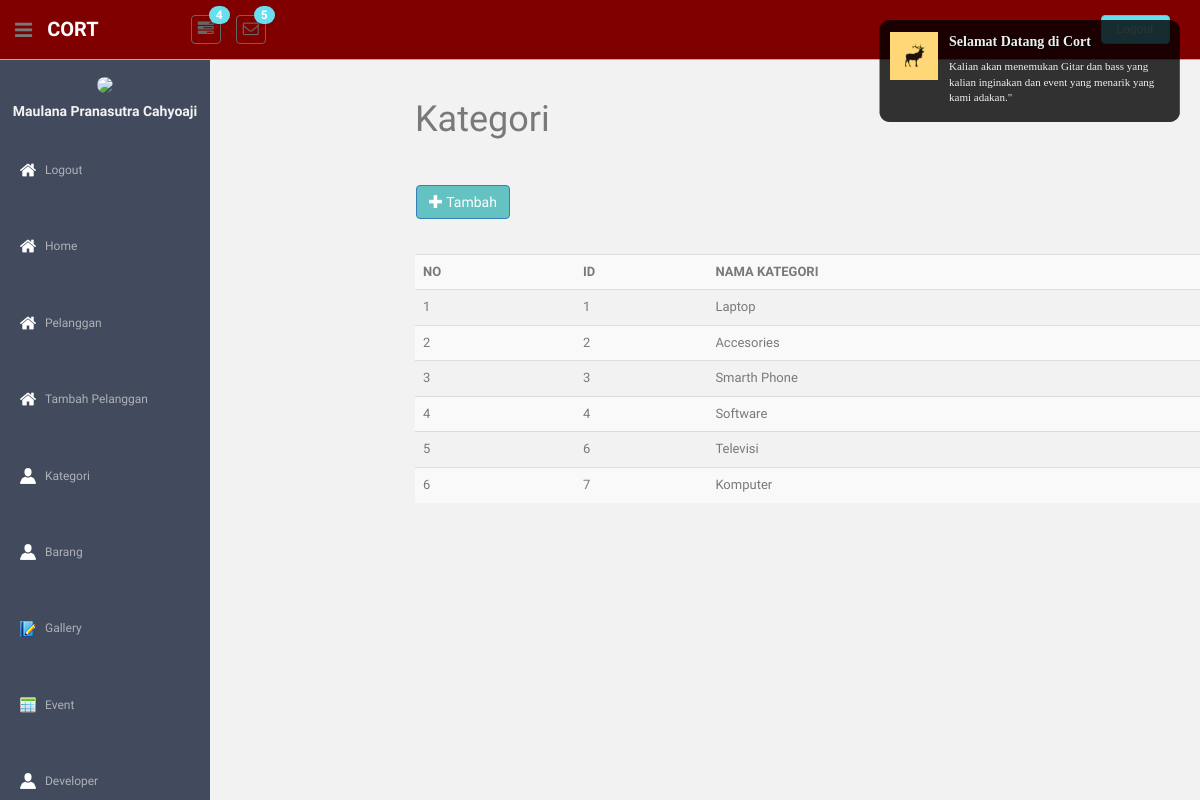
Page /index.php/kategori on the committed database.
### tables this page shows
CREATE TABLE `kategori` (
  `id_kategori` int(11) NOT NULL,
  `nama_kategori` varchar(50) NOT NULL
);

### application/controllers/kategori.php (called while the page is built, shortened)
<?php
  class Kategori extends CI_Controller {
    public function index()
    {
      $data['konten']="v_kategori";
      $this->load->model('kategori_model');
      $data['data_kategori']=$this->kategori_model->get_kategori();
      $this->load->view('template',$data ,FALSE);
    }
}

### index.php (called while the page is built, shortened)
<?php
require_once BASEPATH.'core/CodeIgniter.php';

### application/models/kategori_model.php (called while the page is built, shortened)
<?php
  class Kategori_model extends CI_Model {
    public function get_kategori()
    {
      $data_kategori = $this->db->get('kategori')->result();
      return $data_kategori;
    }
}

### application/views/v_kategori.php (the view, shortened to what this page needs)
<div class="col-xs-12 col-sm-12 col-md-12 col-lg-12">
    <div class="header">
      <div class="row clearfix">
        <div class="col-xs-12 col-sm-6">
          <h1 style="text-align:left;margin-left:400px;margin-top:100px;">Kategori</h1>
        </div>
      </div>
      <div class="body">
        <div class="row" style="width:850px; height:50px;margin-left:400px;margin-top:px;">
          <a style="margin: 35px;margin-left: 1px;background:#64c3c2;" href="#tambah"class="btn btn-primary" data-toggle="modal">
            <span class="glyphicon glyphicon-plus"></span> Tambah</a>
            <table class="table table-hover table-striped">
              <tr>
                <th>NO</th><th>ID</th><th>NAMA KATEGORI</th>
              </tr>
              <?php
              $no=0;
              foreach ($data_kategori as $dt_kat) {
                $no++;
                echo '<tr>
                <td>'.$no.'</td>
                <td>'.$dt_kat->id_kategori.'</td>
                <td>'.$dt_kat->nama_kategori.'</td>
                </tr>';
              }
              ?>
            </table>
            </div>
          </div>
        </div>
      </div>

### application/views/template.php (shortened to what this page needs)
<!DOCTYPE html>
<html lang="en">
  <head>
    <link href="<?=base_url();?>assets/css/bootstrap.css" rel="stylesheet">
    <link href="<?=base_url();?>assets/font-awesome/css/font-awesome.css" rel="stylesheet" />
    <link rel="stylesheet" type="text/css" href="<?=base_url();?>assets/css/zabuto_calendar.css">
    <link rel="stylesheet" type="text/css" href="<?=base_url();?>assets/js/gritter/css/jquery.gritter.css" />
    <link rel="stylesheet" type="text/css" href="<?=base_url();?>assets/lineicons/style.css">
    <link href="<?=base_url();?>assets/css/style.css" rel="stylesheet">
    <link href="<?=base_url();?>assets/css/style-responsive.css" rel="stylesheet">
  </head>
  <body>
  <section id="container" >
      <header class="header black-bg">
              <div class="sidebar-toggle-box">
                  <div class="fa fa-bars tooltips" data-placement="right" data-original-title="Toggle Navigation"></div>
              </div>
            <a href="<?=base_url();?>index.php" class="logo"><b>CORT</b></a>
            <div class="nav notify-row" id="top_menu">
                <ul class="nav top-menu">
                    <li class="dropdown">
                        <a data-toggle="dropdown" class="dropdown-toggle" href="index.php#">
                            <i class="fa fa-tasks"></i>
                            <span class="badge bg-theme">4</span>
                        </a>
                    </li>
                    <li id="header_inbox_bar" class="dropdown">
                        <a data-toggle="dropdown" class="dropdown-toggle" href="index.php#">
                            <i class="fa fa-envelope-o"></i>
                            <span class="badge bg-theme">5</span>
                        </a>
                    </li>
                </ul>
            </div>
            <div class="top-menu">
            	<ul class="nav pull-right top-menu">
                    <li><a class="logout" href="login.php">Logout</a></li>
            	</ul>
            </div>
        </header>
      <aside>
          <div id="sidebar"  class="nav-collapse ">
              <ul class="sidebar-menu" id="nav-accordion">
              	  <p class="centered"><a href="profile.php"><img src="<?=base_url();?>assets/img/aji.jpg" class="img-circle" width="60"></a></p>
              	  <h5 class="centered">Maulana Pranasutra Cahyoaji</h5>
                  <li class="mt">
                      <a class="" href="<?=base_url('index.php/User/Logout')?>">
                          <i><img src="<?=base_url();?>assets/img/home (1).png" alt=""></i>
                          <span>Logout</span>
                      </a>
                  </li>
                  <li class="mt">
                      <a class="" href="<?=base_url('index.php/User')?>">
                          <i><img src="<?=base_url();?>assets/img/home (1).png" alt=""></i>
                          <span>Home</span>
                      </a>
                  </li>
                  <li class="mt">
                      <a class="" href="<?=base_url('index.php/pelanggan/DataPelanggan')?>">
                          <i><img src="<?=base_url();?>assets/img/home (1).png" alt=""></i>
                          <span>Pelanggan</span>
                      </a>
                  </li>
                  <li class="mt">
                      <a class="" href="<?=base_url('index.php/pelanggan/Daftarpelanggan')?>">
                          <i><img src="<?=base_url();?>assets/img/home (1).png" alt=""></i>
                          <span>Tambah Pelanggan</span>
                      </a>
                  </li>
                  <li class="mt">
                      <a class="sub-menu" href="<?=base_url('index.php/kategori')?>">
                          <i><img src="<?=base_url();?>assets/img/user(1).png" alt=""></i>
                          <span>Kategori</span>
                      </a>
                  </li>
                  <li class="mt">
                      <a class="sub-menu" href="<?=base_url('index.php/barang')?>">
                          <i><img src="<?=base_url();?>assets/img/user(1).png" alt=""></i>
                          <span>Barang</span>
                      </a>
                  </li>
                  <li class="mt">
                      <a class="sub-menu" href="<?=base_url('index.php/User/gallery')?>">
                          <i><img src="<?=base_url();?>assets/img/gallery.png" alt=""></i>
                          <span>Gallery</span>
                      </a>
                  </li>
                  <li class="mt">
                      <a class="sub-menu" href="<?=base_url('index.php/User/event')?>">
                          <i><img src="<?=base_url();?>assets/img/event.png" alt=""></i>
                          <span>Event</span>
                      </a>
                  </li>
                  <li class="mt">
                      <a class="sub-menu" href="<?=base_url('index.php/User/Profil')?>">
                          <i><img src="<?=base_url();?>assets/img/user(1).png" alt=""></i>
                          <span>Developer</span>
                      </a>
                  </li>
              </ul>
          </div>
      </aside>
      <section id="main-content">
              <div class="row">
                  <?php
                  $this->load->view($konten);
                  ?>
              </div>
      </section>
      <footer class="site-footer">
          <div class="text-center">
              <a href="index.php#" class="go-top">
              </a>
          </div>
      </footer>
  </section>
  </body>
</html>

### assets/css/style.css (style rules this page uses)
body { color: #797979; background: #f2f2f2; font-family: 'Ruda', sans-serif; padding: 0px !important; margin: 0px !important; font-size:13px; }
ul li { list-style: none; }
a, a:hover, a:focus { text-decoration: none; outline: none; }
#container { width: 100%; height: 100%; }
.bg-theme { background-color: #68dff0; }
.centered { text-align: center; }
.mt { margin-top: 25px; }
ul.top-menu > li > .logout { color: #f2f2f2; font-size: 12px; border-radius: 4px; -webkit-border-radius: 4px; border: 1px solid #64c3c2 !important; padding: 5px 15px; margin-right: 15px; background: #68dff0; margin-top: 15px; }
#sidebar { width: 210px; height: 100%; position: fixed; background: #424a5d; }
#sidebar h5 { color: #f2f2f2; font-weight: 700; }
#sidebar ul li { position: relative; }
ul.sidebar-menu , ul.sidebar-menu li ul.sub { margin: -2px 0 0; padding: 0; }
ul.sidebar-menu { margin-top: 75px; }
ul.sidebar-menu li { margin-bottom: 5px; margin-left:10px; margin-right:10px; }
ul.sidebar-menu li a span { display: inline-block; }
ul.sidebar-menu li a { color: #aeb2b7; text-decoration: none; display: block; padding: 15px 0 15px 10px; font-size: 12px; outline: none; -webkit-transition: all 0.3s ease; -moz-transition: all 0.3s ease; -o-transition: all 0.3s ease; -ms-transition: all 0.3s ease; transition: all 0.3s ease; }
ul.sidebar-menu li a i { font-size: 15px; padding-right: 6px; height: 90px; }
#main-content { margin-left: 210px; }
.header, .footer { min-height: 60px; padding: 0 15px; }
.header { position: fixed; left: 0; right: 0; z-index: 1002; }
.black-bg { background: #ffd777; background-color: maroon; border-bottom: 1px solid #c9aa5f; }
a.logo { font-size: 20px; color: #ffffff; float: left; margin-top: 15px; text-transform: uppercase; }
a.logo b { font-weight: 900; }
#top_menu .nav > li, ul.top-menu > li { float: left; }
.notify-row { float: left; margin-top: 15px; margin-left: 92px; }
ul.top-menu > li > a { color: #666666; font-size: 16px; border-radius: 4px; -webkit-border-radius: 4px; border:1px solid #666666 !important; padding: 2px 6px; margin-right: 15px; }
.notify-row .badge { position: absolute; right: -10px; top: -10px; z-index: 100; }
.sidebar-toggle-box { float: left; padding-right: 15px; margin-top: 20px; }
.sidebar-toggle-box .fa-bars { cursor: pointer; display: inline-block; font-size: 20px; }
.site-footer { background: #68dff0; color: #fff; padding: 10px 0; }
.go-top { margin-right: 1%; float: right; background: rgba(255,255,255,.5); width: 20px; height: 20px; border-radius: 50%; -webkit-border-radius: 50%; }

### rows in the picture
kategori: id_kategori "1", nama_kategori "Laptop"
kategori: id_kategori "2", nama_kategori "Accesories"
kategori: id_kategori "3", nama_kategori "Smarth Phone"
kategori: id_kategori "4", nama_kategori "Software"
kategori: id_kategori "6", nama_kategori "Televisi"
kategori: id_kategori "7", nama_kategori "Komputer"
